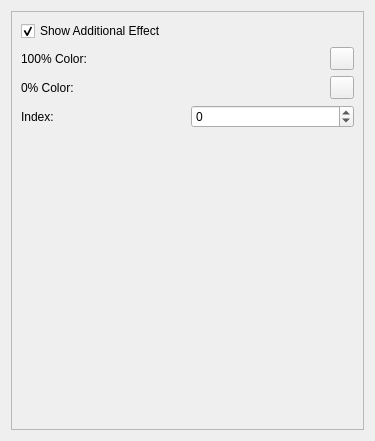
<?xml version="1.0" encoding="UTF-8"?>
<ui version="4.0">
 <class>EffectsView</class>
 <widget class="QWidget" name="EffectsView">
  <property name="geometry">
   <rect>
    <x>0</x>
    <y>0</y>
    <width>375</width>
    <height>441</height>
   </rect>
  </property>
  <property name="windowTitle">
   <string>Effects</string>
  </property>
  <layout class="QVBoxLayout" name="verticalLayout">
   <item>
    <widget class="QScrollArea" name="scrollArea">
     <property name="widgetResizable">
      <bool>true</bool>
     </property>
     <widget class="QWidget" name="scrollAreaWidgetContents">
      <property name="geometry">
       <rect>
        <x>0</x>
        <y>0</y>
        <width>355</width>
        <height>421</height>
       </rect>
      </property>
      <layout class="QVBoxLayout" name="verticalLayout_2">
       <item>
        <widget class="QCheckBox" name="ShowAddEffect">
         <property name="text">
          <string>Show Additional Effect</string>
         </property>
         <property name="checked">
          <bool>true</bool>
         </property>
        </widget>
       </item>
       <item>
        <layout class="QHBoxLayout" name="horizontalLayout">
         <item>
          <widget class="QLabel" name="label">
           <property name="text">
            <string>100% Color:</string>
           </property>
          </widget>
         </item>
         <item>
          <widget class="ColorPicker" name="Color100">
           <property name="text">
            <string/>
           </property>
          </widget>
         </item>
        </layout>
       </item>
       <item>
        <layout class="QHBoxLayout" name="horizontalLayout_2">
         <item>
          <widget class="QLabel" name="label_2">
           <property name="text">
            <string>0% Color:</string>
           </property>
          </widget>
         </item>
         <item>
          <widget class="ColorPicker" name="Color0">
           <property name="text">
            <string/>
           </property>
          </widget>
         </item>
        </layout>
       </item>
       <item>
        <layout class="QHBoxLayout" name="horizontalLayout_3">
         <item>
          <widget class="QLabel" name="label_3">
           <property name="text">
            <string>Index:</string>
           </property>
          </widget>
         </item>
         <item>
          <widget class="QSpinBox" name="EffectIndex">
           <property name="wrapping">
            <bool>true</bool>
           </property>
          </widget>
         </item>
        </layout>
       </item>
       <item>
        <spacer name="verticalSpacer">
         <property name="orientation">
          <enum>Qt::Orientation::Vertical</enum>
         </property>
         <property name="sizeHint" stdset="0">
          <size>
           <width>20</width>
           <height>257</height>
          </size>
         </property>
        </spacer>
       </item>
      </layout>
     </widget>
    </widget>
   </item>
  </layout>
 </widget>
 <customwidgets>
  <customwidget>
   <class>ColorPicker</class>
   <extends>QToolButton</extends>
   <header>RWESharpWidgets.h</header>
  </customwidget>
 </customwidgets>
 <resources/>
 <connections>
  <connection>
   <sender>ShowAddEffect</sender>
   <signal>toggled(bool)</signal>
   <receiver>label</receiver>
   <slot>setEnabled(bool)</slot>
   <hints>
    <hint type="sourcelabel">
     <x>88</x>
     <y>34</y>
    </hint>
    <hint type="destinationlabel">
     <x>273</x>
     <y>64</y>
    </hint>
   </hints>
  </connection>
  <connection>
   <sender>ShowAddEffect</sender>
   <signal>toggled(bool)</signal>
   <receiver>Color100</receiver>
   <slot>setEnabled(bool)</slot>
   <hints>
    <hint type="sourcelabel">
     <x>331</x>
     <y>28</y>
    </hint>
    <hint type="destinationlabel">
     <x>343</x>
     <y>58</y>
    </hint>
   </hints>
  </connection>
  <connection>
   <sender>ShowAddEffect</sender>
   <signal>toggled(bool)</signal>
   <receiver>label_2</receiver>
   <slot>setEnabled(bool)</slot>
   <hints>
    <hint type="sourcelabel">
     <x>116</x>
     <y>35</y>
    </hint>
    <hint type="destinationlabel">
     <x>109</x>
     <y>104</y>
    </hint>
   </hints>
  </connection>
  <connection>
   <sender>ShowAddEffect</sender>
   <signal>toggled(bool)</signal>
   <receiver>Color0</receiver>
   <slot>setEnabled(bool)</slot>
   <hints>
    <hint type="sourcelabel">
     <x>207</x>
     <y>28</y>
    </hint>
    <hint type="destinationlabel">
     <x>336</x>
     <y>118</y>
    </hint>
   </hints>
  </connection>
  <connection>
   <sender>ShowAddEffect</sender>
   <signal>toggled(bool)</signal>
   <receiver>EffectIndex</receiver>
   <slot>setEnabled(bool)</slot>
   <hints>
    <hint type="sourcelabel">
     <x>162</x>
     <y>37</y>
    </hint>
    <hint type="destinationlabel">
     <x>200</x>
     <y>145</y>
    </hint>
   </hints>
  </connection>
  <connection>
   <sender>ShowAddEffect</sender>
   <signal>toggled(bool)</signal>
   <receiver>label_3</receiver>
   <slot>setEnabled(bool)</slot>
   <hints>
    <hint type="sourcelabel">
     <x>136</x>
     <y>36</y>
    </hint>
    <hint type="destinationlabel">
     <x>122</x>
     <y>145</y>
    </hint>
   </hints>
  </connection>
 </connections>
</ui>
